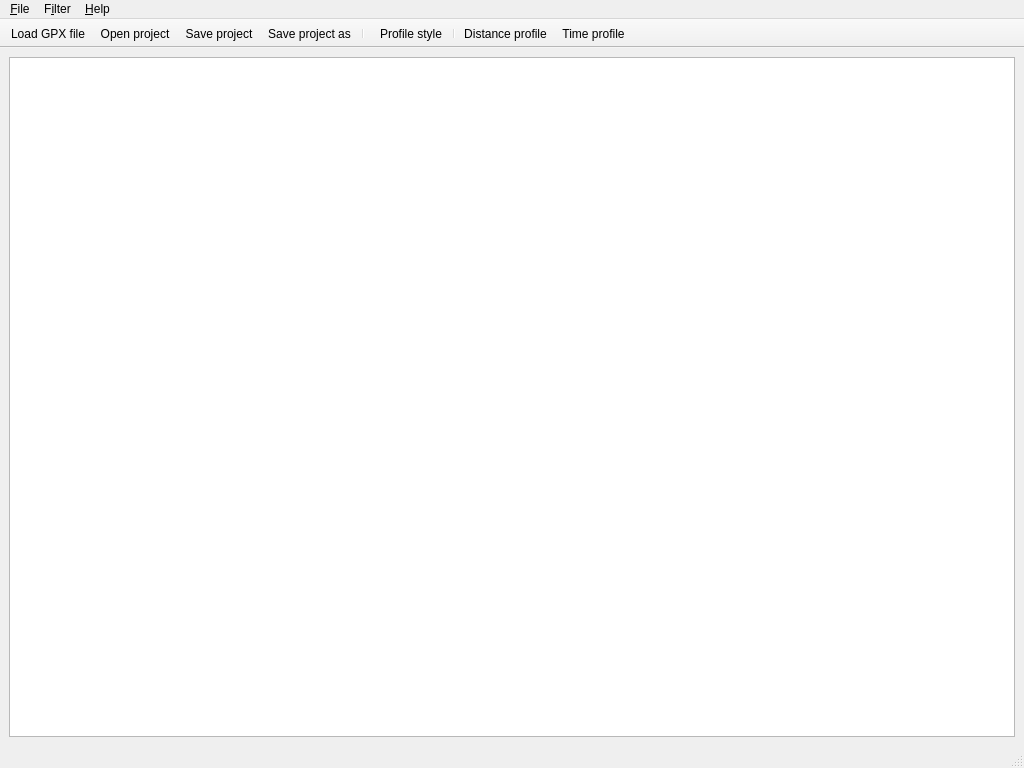
<?xml version="1.0" encoding="UTF-8"?>
<ui version="4.0">
 <class>MainWindow</class>
 <widget class="QMainWindow" name="MainWindow">
  <property name="geometry">
   <rect>
    <x>0</x>
    <y>0</y>
    <width>1024</width>
    <height>768</height>
   </rect>
  </property>
  <property name="windowTitle">
   <string notr="true">GPX Viewer</string>
  </property>
  <widget class="QWidget" name="centralwidget">
   <layout class="QVBoxLayout" name="verticalLayout">
    <item>
     <widget class="QTableView" name="gpxView">
      <property name="selectionBehavior">
       <enum>QAbstractItemView::SelectRows</enum>
      </property>
      <attribute name="horizontalHeaderStretchLastSection">
       <bool>true</bool>
      </attribute>
     </widget>
    </item>
   </layout>
  </widget>
  <widget class="QMenuBar" name="menubar">
   <property name="geometry">
    <rect>
     <x>0</x>
     <y>0</y>
     <width>1024</width>
     <height>30</height>
    </rect>
   </property>
   <widget class="QMenu" name="menuFile">
    <property name="title">
     <string>&amp;File</string>
    </property>
    <addaction name="actionLoadGPXfile"/>
    <addaction name="separator"/>
    <addaction name="actionOpen"/>
    <addaction name="actionSave"/>
    <addaction name="actionSaveAs"/>
    <addaction name="separator"/>
    <addaction name="actionQuit"/>
   </widget>
   <widget class="QMenu" name="menuHelp">
    <property name="title">
     <string>&amp;Help</string>
    </property>
    <addaction name="actionGpxViewerHelp"/>
    <addaction name="separator"/>
    <addaction name="actionAboutQt"/>
    <addaction name="actionAboutGPXViewer"/>
   </widget>
   <widget class="QMenu" name="menuFilter">
    <property name="title">
     <string>F&amp;ilter</string>
    </property>
    <addaction name="actionShowSkipped"/>
    <addaction name="actionShowMarked"/>
    <addaction name="actionShowCaptioned"/>
    <addaction name="actionShowOther"/>
   </widget>
   <addaction name="menuFile"/>
   <addaction name="menuFilter"/>
   <addaction name="menuHelp"/>
  </widget>
  <widget class="QStatusBar" name="statusbar"/>
  <widget class="QToolBar" name="toolBar">
   <property name="movable">
    <bool>false</bool>
   </property>
   <attribute name="toolBarArea">
    <enum>TopToolBarArea</enum>
   </attribute>
   <attribute name="toolBarBreak">
    <bool>false</bool>
   </attribute>
   <addaction name="actionLoadGPXfile"/>
   <addaction name="actionOpen"/>
   <addaction name="actionSave"/>
   <addaction name="actionSaveAs"/>
   <addaction name="separator"/>
  </widget>
  <widget class="QToolBar" name="secondaryToolBar">
   <property name="movable">
    <bool>false</bool>
   </property>
   <property name="toolButtonStyle">
    <enum>Qt::ToolButtonTextBesideIcon</enum>
   </property>
   <attribute name="toolBarArea">
    <enum>TopToolBarArea</enum>
   </attribute>
   <attribute name="toolBarBreak">
    <bool>false</bool>
   </attribute>
   <addaction name="actionProfileStyle"/>
   <addaction name="separator"/>
   <addaction name="actionDistanceProfile"/>
   <addaction name="actionTimeProfile"/>
  </widget>
  <action name="actionQuit">
   <property name="icon">
    <iconset>
     <normaloff>.</normaloff>.</iconset>
   </property>
   <property name="text">
    <string>&amp;Quit</string>
   </property>
   <property name="shortcutContext">
    <enum>Qt::ApplicationShortcut</enum>
   </property>
  </action>
  <action name="actionOpen">
   <property name="icon">
    <iconset>
     <normaloff>.</normaloff>.</iconset>
   </property>
   <property name="text">
    <string>&amp;Open project</string>
   </property>
  </action>
  <action name="actionAboutQt">
   <property name="text">
    <string>&amp;About Qt</string>
   </property>
  </action>
  <action name="actionSave">
   <property name="icon">
    <iconset>
     <normaloff>.</normaloff>.</iconset>
   </property>
   <property name="text">
    <string>&amp;Save project</string>
   </property>
  </action>
  <action name="actionSaveAs">
   <property name="icon">
    <iconset>
     <normaloff>.</normaloff>.</iconset>
   </property>
   <property name="text">
    <string>Save project &amp;as...</string>
   </property>
  </action>
  <action name="actionLoadGPXfile">
   <property name="icon">
    <iconset>
     <normaloff>.</normaloff>.</iconset>
   </property>
   <property name="text">
    <string>&amp;Load GPX file</string>
   </property>
   <property name="shortcut">
    <string notr="true">Ctrl+L</string>
   </property>
  </action>
  <action name="actionDistanceProfile">
   <property name="icon">
    <iconset>
     <normaloff>.</normaloff>.</iconset>
   </property>
   <property name="text">
    <string>&amp;Distance profile</string>
   </property>
   <property name="shortcut">
    <string notr="true">Ctrl+P</string>
   </property>
  </action>
  <action name="actionTimeProfile">
   <property name="icon">
    <iconset>
     <normaloff>.</normaloff>.</iconset>
   </property>
   <property name="text">
    <string>&amp;Time profile</string>
   </property>
   <property name="shortcut">
    <string notr="true">Ctrl+T</string>
   </property>
  </action>
  <action name="actionProfileStyle">
   <property name="icon">
    <iconset>
     <normaloff>.</normaloff>.</iconset>
   </property>
   <property name="text">
    <string>Profile &amp;style</string>
   </property>
  </action>
  <action name="actionShowSkipped">
   <property name="checkable">
    <bool>true</bool>
   </property>
   <property name="text">
    <string>&amp;Show skipped</string>
   </property>
  </action>
  <action name="actionShowMarked">
   <property name="checkable">
    <bool>true</bool>
   </property>
   <property name="text">
    <string>Show &amp;marked</string>
   </property>
  </action>
  <action name="actionShowCaptioned">
   <property name="checkable">
    <bool>true</bool>
   </property>
   <property name="text">
    <string>Show &amp;captioned</string>
   </property>
  </action>
  <action name="actionShowOther">
   <property name="checkable">
    <bool>true</bool>
   </property>
   <property name="text">
    <string>Show &amp;other</string>
   </property>
  </action>
  <action name="actionGpxViewerHelp">
   <property name="text">
    <string>GPX Viewer &amp;Help</string>
   </property>
  </action>
  <action name="actionAboutGPXViewer">
   <property name="text">
    <string>About &amp;GPX Viewer</string>
   </property>
  </action>
 </widget>
 <resources/>
 <connections>
  <connection>
   <sender>actionQuit</sender>
   <signal>triggered()</signal>
   <receiver>MainWindow</receiver>
   <slot>close()</slot>
   <hints>
    <hint type="sourcelabel">
     <x>-1</x>
     <y>-1</y>
    </hint>
    <hint type="destinationlabel">
     <x>146</x>
     <y>66</y>
    </hint>
   </hints>
  </connection>
  <connection>
   <sender>actionOpen</sender>
   <signal>triggered()</signal>
   <receiver>MainWindow</receiver>
   <slot>fileOpen()</slot>
   <hints>
    <hint type="sourcelabel">
     <x>-1</x>
     <y>-1</y>
    </hint>
    <hint type="destinationlabel">
     <x>146</x>
     <y>68</y>
    </hint>
   </hints>
  </connection>
  <connection>
   <sender>actionAboutQt</sender>
   <signal>triggered()</signal>
   <receiver>MainWindow</receiver>
   <slot>aboutQt()</slot>
   <hints>
    <hint type="sourcelabel">
     <x>-1</x>
     <y>-1</y>
    </hint>
    <hint type="destinationlabel">
     <x>146</x>
     <y>68</y>
    </hint>
   </hints>
  </connection>
  <connection>
   <sender>actionDistanceProfile</sender>
   <signal>triggered()</signal>
   <receiver>MainWindow</receiver>
   <slot>plotDistanceProfile()</slot>
   <hints>
    <hint type="sourcelabel">
     <x>-1</x>
     <y>-1</y>
    </hint>
    <hint type="destinationlabel">
     <x>827</x>
     <y>77</y>
    </hint>
   </hints>
  </connection>
  <connection>
   <sender>actionTimeProfile</sender>
   <signal>triggered()</signal>
   <receiver>MainWindow</receiver>
   <slot>plotTimeProfile()</slot>
   <hints>
    <hint type="sourcelabel">
     <x>-1</x>
     <y>-1</y>
    </hint>
    <hint type="destinationlabel">
     <x>960</x>
     <y>74</y>
    </hint>
   </hints>
  </connection>
  <connection>
   <sender>actionSave</sender>
   <signal>triggered()</signal>
   <receiver>MainWindow</receiver>
   <slot>fileSave()</slot>
   <hints>
    <hint type="sourcelabel">
     <x>-1</x>
     <y>-1</y>
    </hint>
    <hint type="destinationlabel">
     <x>511</x>
     <y>383</y>
    </hint>
   </hints>
  </connection>
  <connection>
   <sender>actionSaveAs</sender>
   <signal>triggered()</signal>
   <receiver>MainWindow</receiver>
   <slot>fileSaveAs()</slot>
   <hints>
    <hint type="sourcelabel">
     <x>-1</x>
     <y>-1</y>
    </hint>
    <hint type="destinationlabel">
     <x>511</x>
     <y>383</y>
    </hint>
   </hints>
  </connection>
  <connection>
   <sender>actionLoadGPXfile</sender>
   <signal>triggered()</signal>
   <receiver>MainWindow</receiver>
   <slot>fileLoadGPXFile()</slot>
   <hints>
    <hint type="sourcelabel">
     <x>-1</x>
     <y>-1</y>
    </hint>
    <hint type="destinationlabel">
     <x>511</x>
     <y>383</y>
    </hint>
   </hints>
  </connection>
  <connection>
   <sender>actionProfileStyle</sender>
   <signal>triggered()</signal>
   <receiver>MainWindow</receiver>
   <slot>showProfileStyleOptions()</slot>
   <hints>
    <hint type="sourcelabel">
     <x>-1</x>
     <y>-1</y>
    </hint>
    <hint type="destinationlabel">
     <x>511</x>
     <y>383</y>
    </hint>
   </hints>
  </connection>
  <connection>
   <sender>actionShowSkipped</sender>
   <signal>triggered(bool)</signal>
   <receiver>MainWindow</receiver>
   <slot>showSkipped(bool)</slot>
   <hints>
    <hint type="sourcelabel">
     <x>-1</x>
     <y>-1</y>
    </hint>
    <hint type="destinationlabel">
     <x>511</x>
     <y>383</y>
    </hint>
   </hints>
  </connection>
  <connection>
   <sender>actionShowMarked</sender>
   <signal>triggered(bool)</signal>
   <receiver>MainWindow</receiver>
   <slot>showMarked(bool)</slot>
   <hints>
    <hint type="sourcelabel">
     <x>-1</x>
     <y>-1</y>
    </hint>
    <hint type="destinationlabel">
     <x>511</x>
     <y>383</y>
    </hint>
   </hints>
  </connection>
  <connection>
   <sender>actionShowOther</sender>
   <signal>triggered(bool)</signal>
   <receiver>MainWindow</receiver>
   <slot>showOther(bool)</slot>
   <hints>
    <hint type="sourcelabel">
     <x>-1</x>
     <y>-1</y>
    </hint>
    <hint type="destinationlabel">
     <x>511</x>
     <y>383</y>
    </hint>
   </hints>
  </connection>
  <connection>
   <sender>actionShowCaptioned</sender>
   <signal>triggered(bool)</signal>
   <receiver>MainWindow</receiver>
   <slot>showCaptioned(bool)</slot>
   <hints>
    <hint type="sourcelabel">
     <x>-1</x>
     <y>-1</y>
    </hint>
    <hint type="destinationlabel">
     <x>511</x>
     <y>383</y>
    </hint>
   </hints>
  </connection>
  <connection>
   <sender>actionGpxViewerHelp</sender>
   <signal>triggered()</signal>
   <receiver>MainWindow</receiver>
   <slot>gpxViewerHelp()</slot>
   <hints>
    <hint type="sourcelabel">
     <x>-1</x>
     <y>-1</y>
    </hint>
    <hint type="destinationlabel">
     <x>511</x>
     <y>383</y>
    </hint>
   </hints>
  </connection>
  <connection>
   <sender>actionAboutGPXViewer</sender>
   <signal>triggered()</signal>
   <receiver>MainWindow</receiver>
   <slot>aboutGPXViewer()</slot>
   <hints>
    <hint type="sourcelabel">
     <x>-1</x>
     <y>-1</y>
    </hint>
    <hint type="destinationlabel">
     <x>511</x>
     <y>383</y>
    </hint>
   </hints>
  </connection>
 </connections>
 <slots>
  <slot>fileOpen()</slot>
  <slot>aboutQt()</slot>
  <slot>plotDistanceProfile()</slot>
  <slot>plotTimeProfile()</slot>
  <slot>fileSave()</slot>
  <slot>fileSaveAs()</slot>
  <slot>fileLoadGPXFile()</slot>
  <slot>showProfileStyleOptions()</slot>
  <slot>showSkipped(bool)</slot>
  <slot>showMarked(bool)</slot>
  <slot>showCaptioned(bool)</slot>
  <slot>showOther(bool)</slot>
  <slot>gpxViewerHelp()</slot>
  <slot>aboutGPXViewer()</slot>
 </slots>
</ui>
